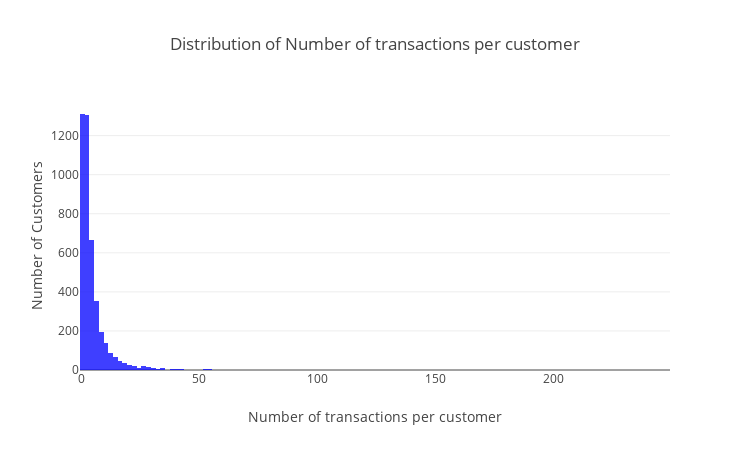

Write notebook code for a chart like this one.
### Markdown cell above
Again we have what looks to be a long tail distribution. We can also look at the distribution of number of orders per customer:

### Code cell
trace1 = go.Histogram(
    x=temp2["Number of transactions"],
    nbinsx=150,
    name="Number of transactions per customer",
    marker_color='blue',
)

data = [trace1]

layout = go.Layout(
    width=750,
    height=450,
    title="Distribution of Number of transactions per customer",
    xaxis=dict(title="Number of transactions per customer"),
    yaxis=dict(title="Number of Customers"),
    barmode='stack'
)

fig = go.Figure(data=data, layout=layout)
fig.update_traces(opacity=0.75)

plotly.offline.iplot(fig)

### Figure 1 — Plotly figure (JSON) as saved in the notebook; plotly's stock layout.template omitted (floating-point values rounded to 4 significant figures; data arrays with more than 128 entries replaced by an {"elided": "..."} marker saying what was removed)
{"data": [{"marker": {"color": "blue"}, "name": "Number of transactions per customer", "nbinsx": 150, "opacity": 0.75, "type": "histogram", "uid": "61a50f68-1eb3-4430-9bc1-3128409731fc", "x": {"elided": "4372 int values"}}], "layout": {"barmode": "stack", "height": 450, "title": {"text": "Distribution of Number of transactions per customer"}, "width": 750, "xaxis": {"title": {"text": "Number of transactions per customer"}}, "yaxis": {"title": {"text": "Number of Customers"}}}}
